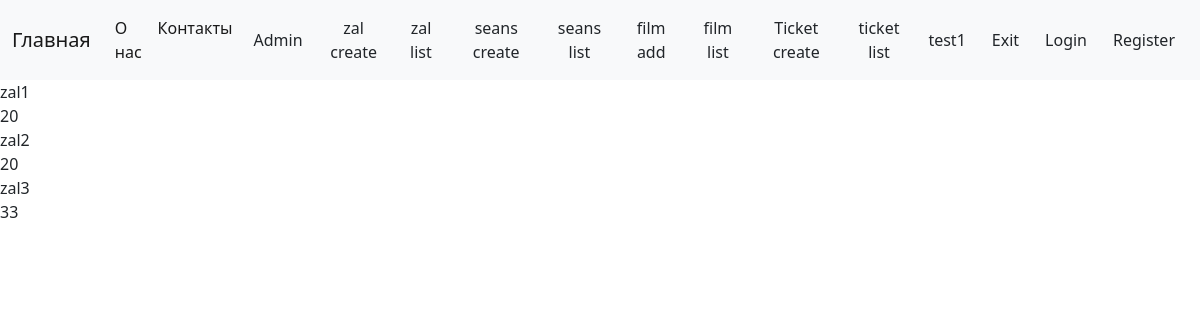
The page /zal/list (signed in) on the database its author committed.
### zal/models.py (models this page shows, shortened)
class Zal(models.Model):
    name = models.CharField(max_length=255)
    size = models.IntegerField(default=20,
                               verbose_name='Количество мест'
                               )

### zal/views.py (the view)
# urls.py: path('zal/list', ZalList.as_view(), name='zal-list'),
class ZalList(ListView):
    model = Zal
    template_name = 'zal-list.html'
    context_object_name = 'zals'

### zal/templates/zal-list.html
{% extends 'static/base.html' %}
{% block content %}
    {% for zal in zals %}
         {% include 'zal-detail.html' with zal=zal %}
    {% endfor %}
{% endblock %}

### templates/static/navbar.html (shortened to what this page needs)
<nav class="navbar navbar-expand-lg navbar-light bg-light">
    <div class="container-fluid">
        <a class="navbar-brand" href="/">Главная</a>
        <div class="collapse navbar-collapse" id="navbarSupportedContent">
            <ul class="navbar-nav me-auto mb-2 mb-lg-0">
                <li class="nav-item">
                    <a class="nav-link active" aria-current="page" href="{% url 'about' %}">О нас</a>
                </li>
                <li class="nav-item">
                    <a class="nav-link active" href="{% url 'contacts' %}" tabindex="-1" aria-disabled="true">Контакты</a>
                </li>
            </ul>
              {% if request.user.is_authenticated %}
                    <a href="{% url 'admin:index' %}" class="btn">Admin</a>
                    <a href="{% url 'zal-create' %}" class="btn">zal create</a>
                    <a href="{% url 'zal-list' %}" class="btn">zal list</a>
                    <a href="{% url 'seans-create' %}" class="btn">seans create</a>
                    <a href="{% url 'seans-list' %}" class="btn">seans list</a>
                    <a href="{% url 'film-add' %}" class="btn">film add</a>
                    <a href="{% url 'film-list' %}" class="btn">film list</a>
                    <a href="{% url 'ticket-create' %}" class="btn">Ticket create</a>
                    <a href="{% url 'ticket-list' %}" class="btn">ticket list</a>
                {% endif %}
                <a href="{% url 'profile' %}" class="btn">{{ request.user.username }}</a>
                <a href="{% url 'logout' %}" class="btn">Exit</a>
                <a href="{% url 'login' %}" class="btn">Login</a>
                <a href="{% url 'register' %}" class="btn">Register</a>
        </div>
    </div>
</nav>

### zal/templates/zal-detail.html
{% block content %}
     <div>
    {{ zal.name }}
    </div>
    <div>
    {{ zal.size }}
    </div>
{% endblock %}

### rows shown on the page
Zal: name "zal1", size "20"
Zal: name "zal2", size "20"
Zal: name "zal3", size "33"

### other values the page prints
{{ request.user.username }} "test1"
